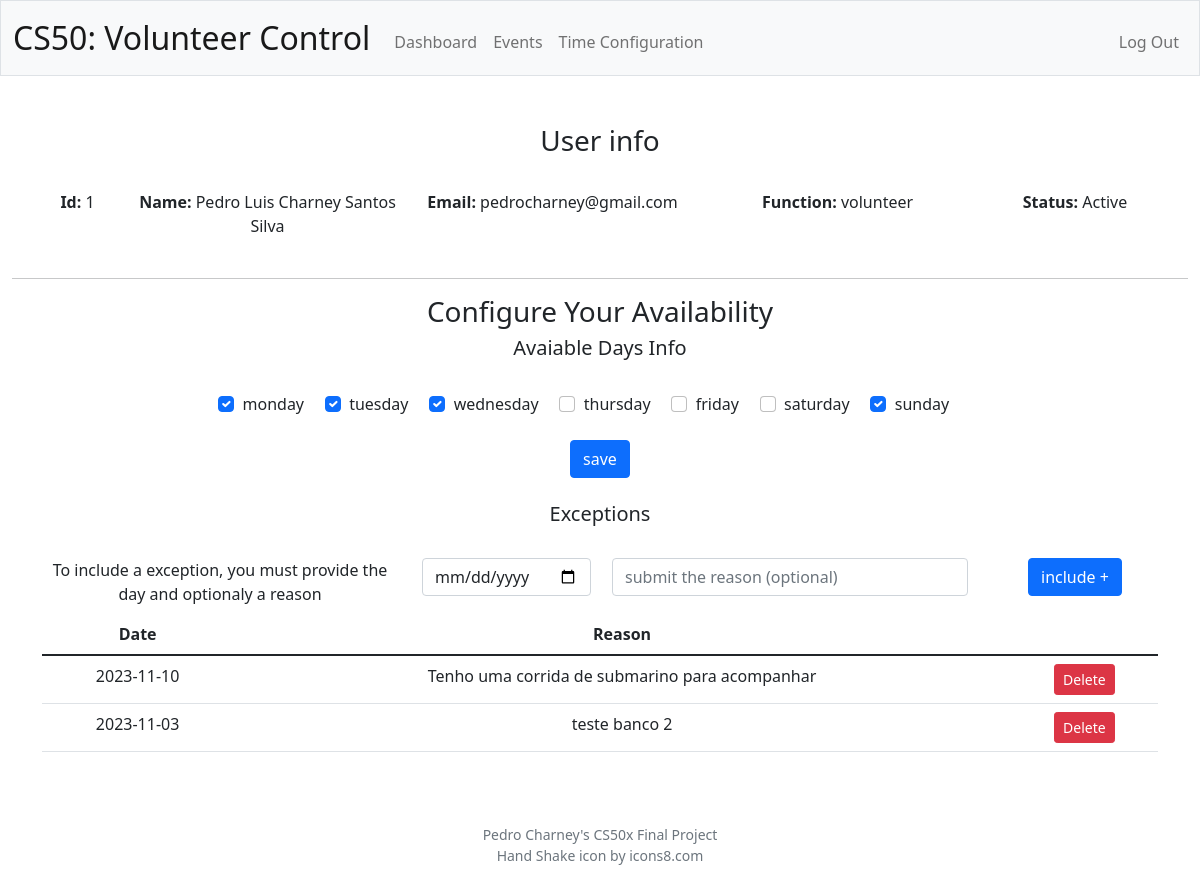
Page /timeconfig (signed in) on the committed database.
### tables this page shows
CREATE TABLE users (id INTEGER PRIMARY KEY AUTOINCREMENT NOT NULL, username TEXT NOT NULL, hash TEXT NOT NULL, name TEXT NOT NULL, type_ TEXT NOT NULL DEFAULT 'volunteer', active BOOLEAN NOT NULL DEFAULT true);

CREATE TABLE user_time_exception (
exception_id INTEGER PRIMARY KEY AUTOINCREMENT NOT NULL,
user_id INTEGER NOT NULL,
date_int TIME NOT NULL,
date_ TEXT NOT NULL,
reason TEXT
);

### app.py (the view, shortened to what this page needs)
@app.route("/timeconfig", methods=["GET", "POST"])
@login_required
def timeconfig():
    userId = session["user_id"]
    users_db = db.execute("SELECT * FROM users WHERE id = ?", userId)
    if int(users_db[0]["active"]) == 1:
        status_ = "Active"
    else:
        status_ = "inactive"
    users = []
    for person in users_db:
        users.append(
            {
                "user_id": person["id"],
                "name": person["name"],
                "email": person["username"],
                "function": person["type_"],
                "status": status_,
            }
        )
    user_time_config_db = db.execute(
        "SELECT * FROM user_time_config WHERE user_id = ?", userId
    )
    print(user_time_config_db)
    time_info = []
    week_info = []
    time_info.append(
        {
            "start": user_time_config_db[0]["start_"],
            "end": user_time_config_db[0]["end_"],
        }
    )
    for weeks in user_time_config_db:
        week_info.append(weeks["weekday"])
    weekdays = [
        "monday",
        "tuesday",
        "wednesday",
        "thursday",
        "friday",
        "saturday",
        "sunday",
    ]
    weekdata = []
    i = 0
    for weekday in weekdays:
        if i in week_info:
            weekdata.append({"status": True, "weekname": weekday, "weekindex": i})
        else:
            weekdata.append({"status": False, "weekname": weekday, "weekindex": i})
        i += 1
    current_date = str(datetime.now().date())
    current_date_int = dateconvert(current_date)
    exception_db = db.execute(
        "SELECT * FROM user_time_exception WHERE user_id = ? AND date_int >= ? ORDER BY date_int DESC",
        userId,
        current_date_int,
    )
    print(time_info[0])
    print(weekdata)
    return render_template(
        "timeconfig.html",
        user=users[0],
        time_info=time_info[0],
        weekdata=weekdata,
        exceptions=exception_db,
    )

### app.py (called while the page is built)
@app.after_request
def after_request(response):
    response.headers["Cache-Control"] = "no-cache, no-store, must-revalidate"
    response.headers["Expires"] = 0
    response.headers["Pragma"] = "no-cache"
    return response

### helpers.py (called while the page is built)
def login_required(f):
    @wraps(f)
    def decorated_function(*args, **kwargs):
        if session.get("user_id") is None:
            return redirect("/login")
        return f(*args, **kwargs)
    return decorated_function

def dateconvert(date):
    date_format = "%Y-%m-%d"
    date_obj = datetime.strptime(date, date_format)
    unix_timestamp = date_obj.timestamp()
    return int(unix_timestamp)

### templates/timeconfig.html (shortened to what this page needs)
{% extends "layout.html" %}
{% block main %}
    <div class="container">
        <h3>User info</h3>
        <br>
        <div class="row">
            <div class="col-1">
                <strong>Id: </strong>{{ user.user_id }}
            </div>
            <div class="col-sm">
                <strong>Name: </strong>{{ user.name }}
            </div>
            <div class="col-sm">
                <strong>Email: </strong>{{ user.email }}
            </div>
            <div class="col-sm">
                <strong>Function: </strong>{{ user.function }}
            </div>
            <div class="col-2">
                <strong>Status: </strong>{{ user.status }}
            </div>
        </div>
    </div>
    <br>
    <hr size="3" color="gray">
<div class="container-fluid">
    <h3>Configure Your Availability</h3>
    <h5>Avaiable Days Info</h5>
    <form class="input-container" style="justify-content: space-evenly; flex-direction: column;" name="avaiability" action="/timeconfig" method="post">
        <br>
        <div class="row">
            <div class="col-sm">
                <div class="form-check-inline">
                    {% for week in weekdata %}
                        <input id="{{week.weekname}}" name="{{week.weekname}}" type="checkbox" class="form-check-input" {{ "CHECKED" if week.status }}>&nbsp {{week.weekname}}
                        <span> &nbsp &nbsp </span>
                    {% endfor %}
                </div>
            </div>
        </div>
        <div class="col-sm">
            <br>
            <button class="btn btn-primary" type="submit">save</button>
        </div>
    </form>
</div>
<br>
<h5>Exceptions</h5>
<br>
<form class="form-inline" name="exceptions" action="/exception" method="post">
    <div class="container" style="align-items: center">
        <div class="row">
            <div class="col-4">
                To include a exception, you must provide the day and optionaly a reason
            </div>
            <div class="col-2">
                <input autocomplete="off" required class="form-control mx-auto w-auto" id="exception_date" name="exception_date" type="date">
            </div>
            <div class="col-4">
                <input autocomplete="off" class="form-control" id="reason" name="reason" placeholder="submit the reason (optional)" type="text">
            </div>
            <div class="col-2">
                <button class="btn btn-primary" type="submit">include +</button>
            </div>
        </div>
    </div>
</form>
<div class="container py-2 text-center">
    <table class="table">
        <thead>
            <th>Date</th>
            <th>Reason</th>
        </thead>
        <tbody>
            {% for exception in exceptions %}
            <tr>
                <td> {{ exception.date_ }} </td>
                <td> {{ exception.reason }} </td>
                <td>
                    <form action="/deleteException" method="post">
                        <button class="btn btn-danger btn-sm" type="submit">Delete</button>
                    </form>
                </td>
            </tr>
            {% endfor %}
        </tbody>
    </table>
</div>
{% endblock %}

### static/styles.css (style rules this page uses)
.input-container { display: flex; align-items: center }

### rows in the picture
users: name "Pedro Luis Charney Santos Silva", email "pedrocharney@gmail.com", function "volunteer"
user_time_exception: date_ "2023-11-10", reason "Tenho uma corrida de submarino para acompanhar"
user_time_exception: date_ "2023-11-03", reason "teste banco 2"

### other values in the picture
{{ user.user_id }} "1"
{{ user.status }} "Active"
{{ week.weekname }} "monday" "tuesday" "wednesday" "thursday" "friday" "saturday" "sunday"
